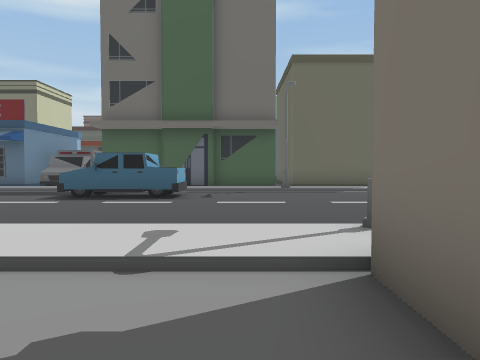
[1] (above)

24 first-person views from a walk through a 3-D level made in the Unity game engine. The camera is 1.5 m above the floor, tilts 2° down and sees 70° across. The floor is counted in squares, 2 m on a side. Each view is taken from the middle of a square. On the plan, view 1 faces up. The plan holds only what a view shows up to about 11 squares ahead; the rest is blank. The place goes on beyond the plan. The player is left out.

[2]
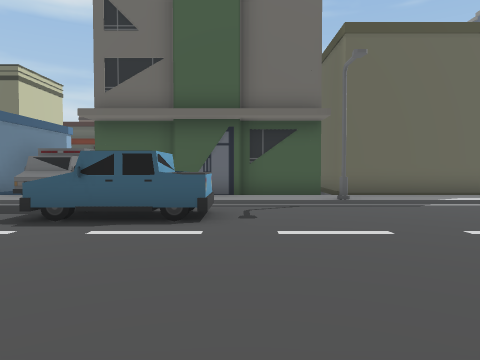

[3]
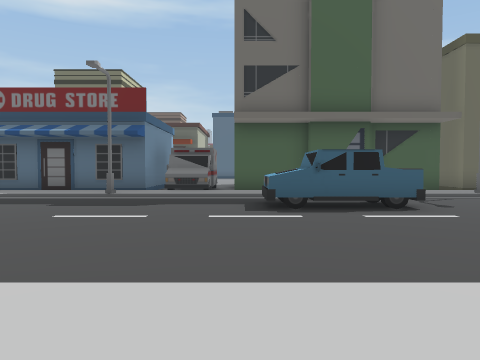

[4]
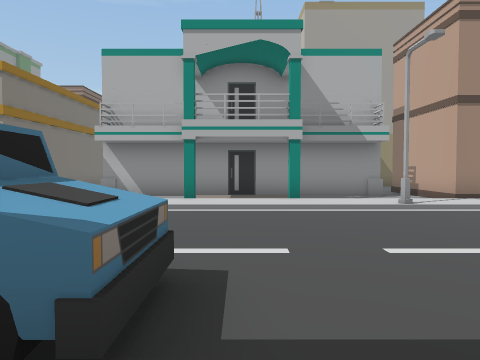

[5]
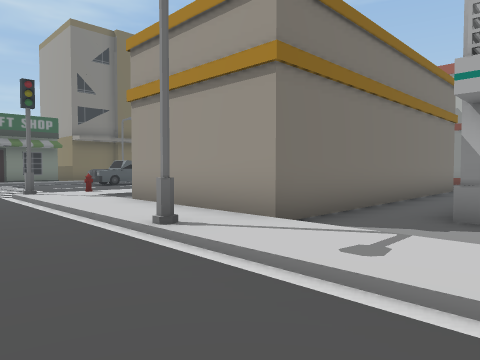

[6]
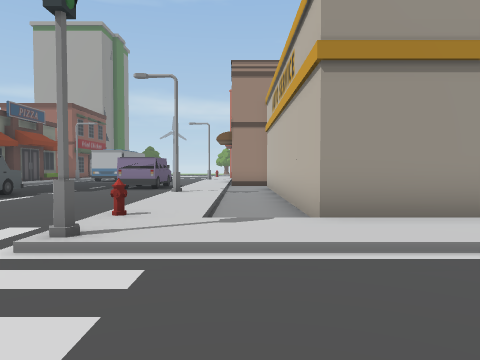

[7]
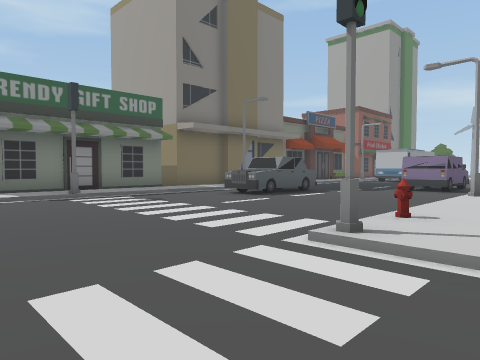

[8]
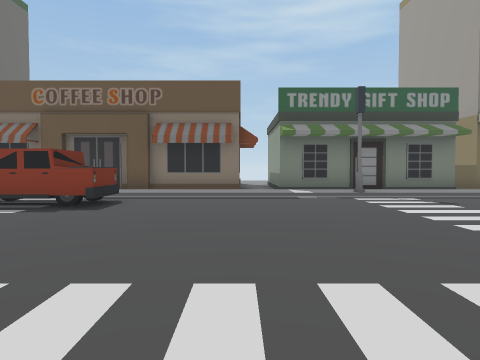

[9]
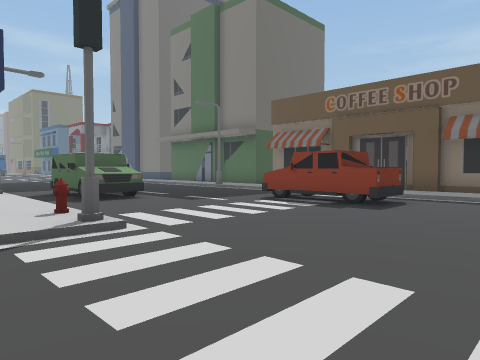

[10]
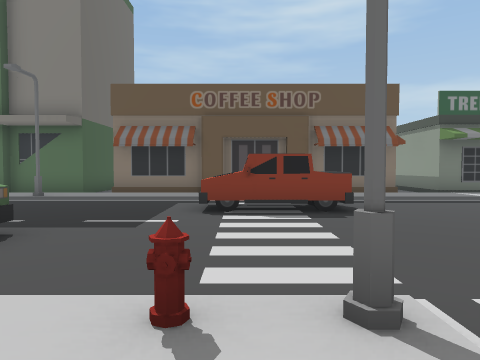

[11]
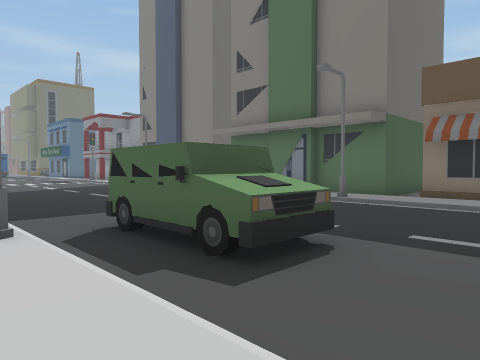

[12]
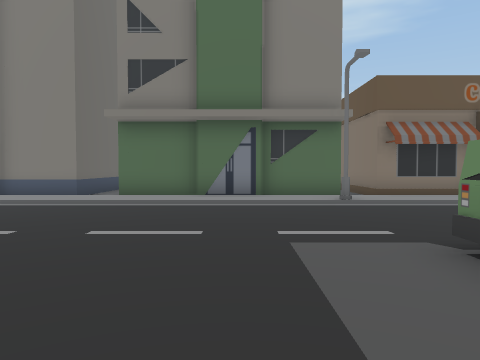

[13]
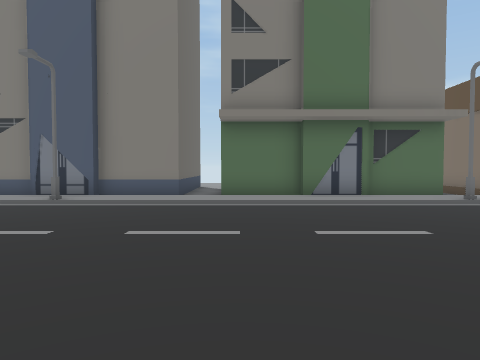

[14]
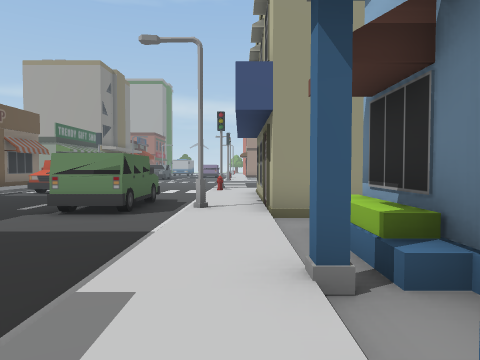

[15]
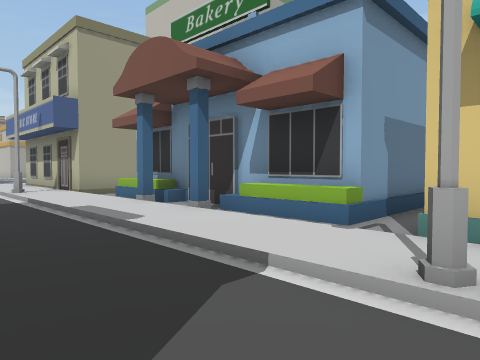

[16]
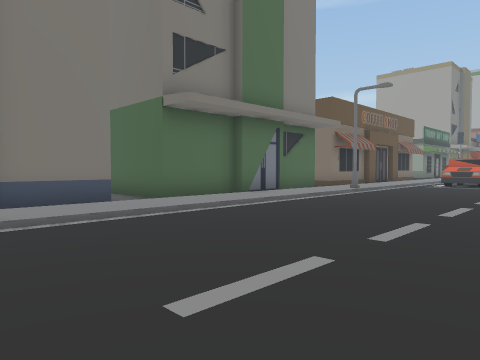

[17]
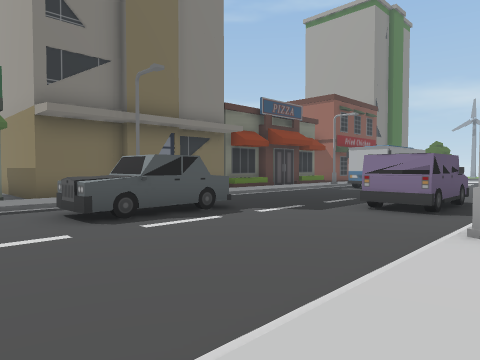

[18]
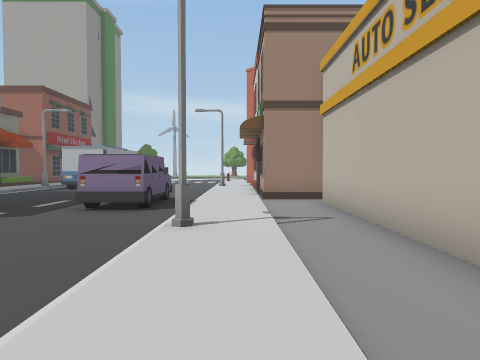

[19]
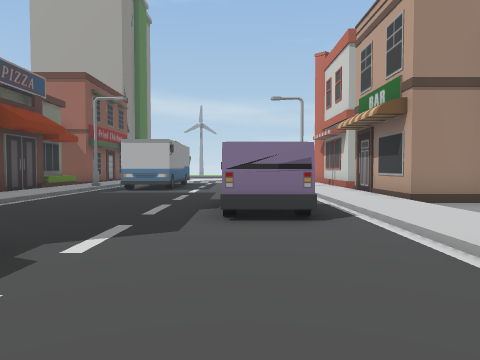

[20]
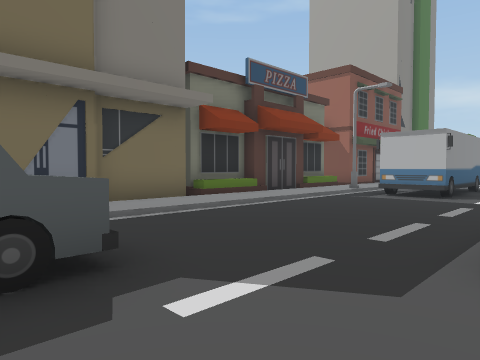

[21]
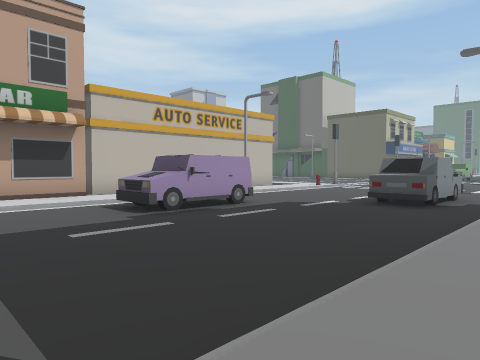

[22]
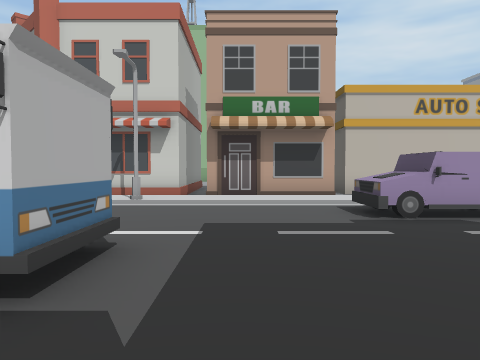

[23]
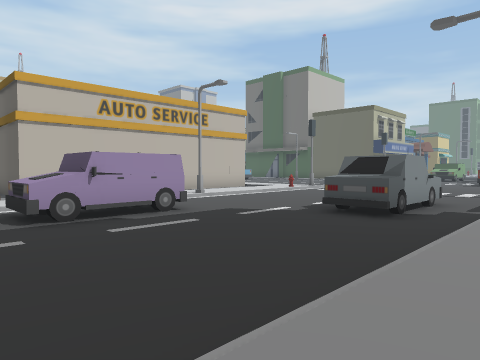

[24]
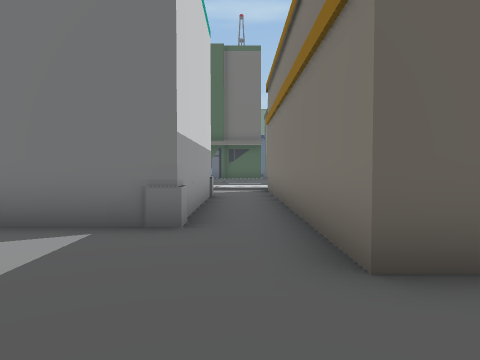

### Floor plan
Key: @ floor where view 1 was taken; # wall or solid block; . main floor; : floor 0.25 m higher than the main floor; / step, stairs or slope; O other object.
Columns run from 12 left of view 1 to 19 right of it. Each row starts with its distance up from view 1.
 28                    :/....../:O
 27                   #:O......O:O
 26                //////....../:O
 25               OOOO///....../:OO
 24                  O///....../:...
 23                  O.:/....../:OOO
 22                  O.:/....../:O
 21                  O///....../:O
 20                  O///....../:O
 19                  O///....../:O
 18                  ##:/.O..../:O
 17                   #:OOO....O:OOO
 16                   #:/OO..../:##
 15                   #:/OO..../:#
 14     #OO       #   #:/....../:#
 13 #####OOOOOOOOO#####:/....O /:#
 12 ::::::::::::::::::::O....OO  #
 11  //O/////////O//// //....OO  #
 10  .......O O...... .......OO/:#
  9   ......OOO.....  ........./:#
  8    .............  ........./:#
  7    .............  ........./:#
  6    ............  ........../:
  5    ......................../:#
  4   /O/////////O//////#......#:#
  3  :::::::::::::::::::/....../:#
  2  #    #.#....OOOOO.:O....../:#
  1  #...........O   O.:/....../:#
  0  #.#########@O   O.:/....O./:#
 -1            #.O   O.:/....OO/:OOO
 -2            #.O   O.:O....O.O O
 -3            #.O   O.:/....O./ O
 -4          ###.O   O.:/....../ O
 -5          ....O   O.:/OO..../:O
 -6           ...OOOOO.:/OO..../:O
 -7           ..... ...:/OO..../:OO
 -8            ...   ##:/....../:O
 -9             .     #:/....../:O
-10                   #:/....../:O
-11                   #:/....O./:O

Where each view was taken, in squares from view 1:
view 1: 0 up, 0 right, facing up
view 2: 3 up, 1 left, facing up
view 3: 2 up, 5 left, facing up
view 4: 11 up, 5 left, facing down
view 5: 6 up, 2 left, facing down-right
view 6: 7 up, 6 right, facing down
view 7: 7 up, 6 right, facing down-right
view 8: 7 up, 6 right, facing right
view 9: 7 up, 6 right, facing up-right
view 10: 12 up, 6 right, facing right
view 11: 13 up, 7 right, facing up-right
view 12: 20 up, 7 right, facing right
view 13: 23 up, 7 right, facing right
view 14: 24 up, 7 right, facing down
view 15: 28 up, 10 right, facing down-left
view 16: 28 up, 10 right, facing down-right
view 17: 2 up, 7 right, facing down-right
view 18: 2 up, 7 right, facing down
view 19: 0 up, 10 right, facing down
view 20: 2 down, 10 right, facing down-right
view 21: 11 down, 16 right, facing up-left
view 22: 10 down, 16 right, facing left
view 23: 9 down, 16 right, facing up-left
view 24: 9 down, 0 right, facing up
